Frame 1 (no input): blank canvas, image omitted
Frame 60 (no input): blank canvas, image omitted
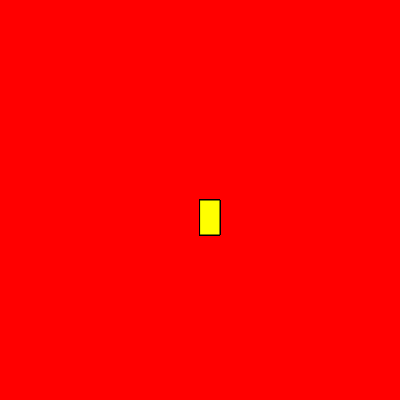
Frame 120 (the mouse pressed at the canvas centre since frame 60)

The p5.js sketch whose frames 1 and 60 were blank and that drew this single picture after the mouse press (run headless with seeded random() and noise() and a simulated clock; from frame 60 on, the mouse is pressed at the canvas centre):

// p5.js sketch
// ── sketch.js
function setup() {
    createCanvas(400, 400);
      background("red");
  }
  
  function draw() {
  
    stroke("black");
    fill("yellow");
  
    //console.log(mouseIsPressed);
  
    if (mouseIsPressed) {
      rect(mouseX, mouseY, 20, 35);
    }
  }
